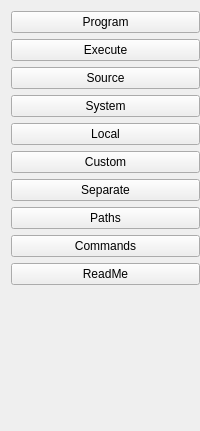
     <widget class="QWidget" name="widget" native="true">
      <layout class="QVBoxLayout" name="verticalLayout">
       <property name="rightMargin">
        <number>0</number>
       </property>
       <item>
        <widget class="QPushButton" name="btnProgram">
         <property name="text">
          <string>Program</string>
         </property>
        </widget>
       </item>
       <item>
        <widget class="QPushButton" name="btnExecute">
         <property name="text">
          <string>Execute</string>
         </property>
        </widget>
       </item>
       <item>
        <widget class="QPushButton" name="btnSource">
         <property name="text">
          <string>Source</string>
         </property>
        </widget>
       </item>
       <item>
        <widget class="QPushButton" name="btnSystem">
         <property name="text">
          <string>System</string>
         </property>
        </widget>
       </item>
       <item>
        <widget class="QPushButton" name="btnLocal">
         <property name="text">
          <string>Local</string>
         </property>
        </widget>
       </item>
       <item>
        <widget class="QPushButton" name="btnCustom">
         <property name="text">
          <string>Custom</string>
         </property>
        </widget>
       </item>
       <item>
        <widget class="QPushButton" name="btnSeparate">
         <property name="text">
          <string>Separate</string>
         </property>
        </widget>
       </item>
       <item>
        <widget class="QPushButton" name="btnPaths">
         <property name="text">
          <string>Paths</string>
         </property>
        </widget>
       </item>
       <item>
        <widget class="QPushButton" name="btnCommands">
         <property name="text">
          <string>Commands</string>
         </property>
        </widget>
       </item>
       <item>
        <widget class="QPushButton" name="btnReadMe">
         <property name="text">
          <string>ReadMe</string>
         </property>
        </widget>
       </item>
       <item>
        <spacer name="verticalSpacer">
         <property name="orientation">
          <enum>Qt::Vertical</enum>
         </property>
         <property name="sizeHint" stdset="0">
          <size>
           <width>20</width>
           <height>135</height>
          </size>
         </property>
        </spacer>
       </item>
      </layout>
     </widget>
